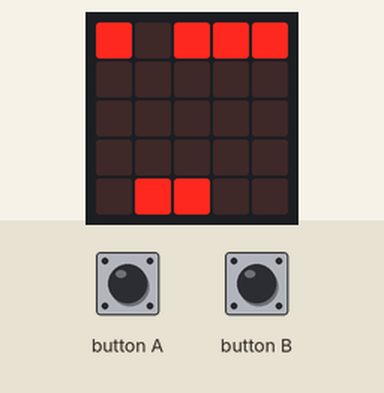
This program was run on a simulated BBC micro:bit (MakeCode). Parts: the board's 5×5 LED display. Inputs (shaded band) come from the test bench. Random numbers come from a fixed seed; the run ends where the board's game-over animation would start. At 4.5 s the program stops and its outputs stay as they are.

Above: at 1.2 s.
1.3 s: button A pressed for 0.15 s
At 1.6 s:
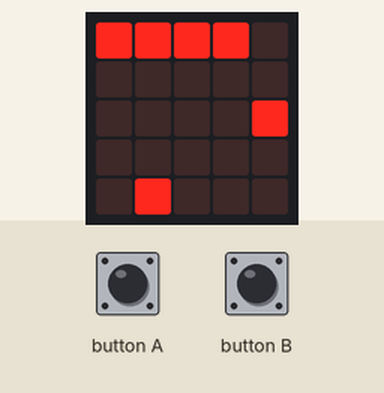
2.0 s: button B pressed for 0.15 s
At 3.7 s:
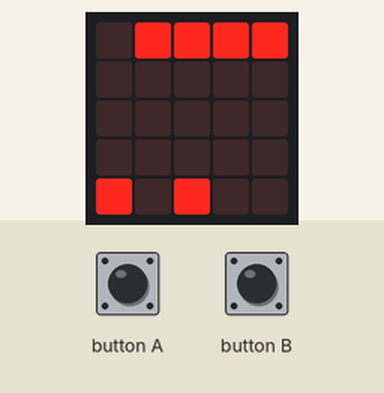
At 5.3 s:
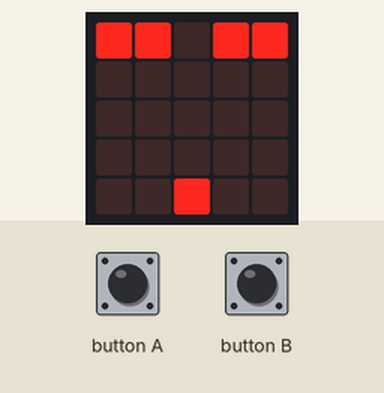
Timing chart, 0 to 6.0 s (numbered marks = the images above; inputs shaded):
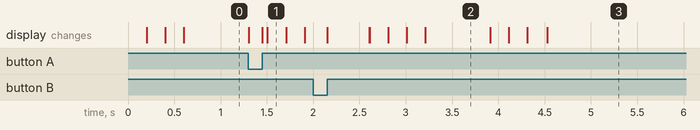

Measured:
- what the display in image 2 shows lasts 0.7 s, from 3.2 s to 3.9 s

The program:

game.py
```python
player = game.create_sprite(2, 4)
obst1 = game.create_sprite(0, 0)
obst2 = game.create_sprite(1, 0)
obst3 = game.create_sprite(2, 0)
obst4 = game.create_sprite(3, 0)
obst5 = game.create_sprite(4, 0)

obst1.turn_right(90)
obst2.turn_right(90)
obst3.turn_right(90)
obst4.turn_right(90)
obst5.turn_right(90)

fallWaitTime = 200

def on_button_pressed_a():
    player.move(-1)
input.on_button_pressed(Button.A, on_button_pressed_a)

def on_button_pressed_b():
    player.move(1)
input.on_button_pressed(Button.B, on_button_pressed_b)

def onEvery_interval():
    obstGen = randint(1, 5)
    if(obstGen == 1):
        obst1.move(1)
        basic.pause(fallWaitTime)
        obst1.move(1)
        basic.pause(fallWaitTime)
        obst1.move(1)
        basic.pause(fallWaitTime)
        obst1.move(1)
        basic.pause(fallWaitTime)
        basic.pause(500)
        obst1.turn_right(180)
        obst1.move(4)
        obst1.turn_right(180)
    elif(obstGen == 2):
        obst2.move(1)
        basic.pause(fallWaitTime)
        obst2.move(1)
        basic.pause(fallWaitTime)
        obst2.move(1)
        basic.pause(fallWaitTime)
        obst2.move(1)
        basic.pause(fallWaitTime)
        basic.pause(500)
        obst2.turn_right(180)
        obst2.move(4)
        obst2.turn_right(180)
    elif(obstGen == 3):
        obst3.move(1)
        basic.pause(fallWaitTime)
        obst3.move(1)
        basic.pause(fallWaitTime)
        obst3.move(1)
        basic.pause(fallWaitTime)
        obst3.move(1)
        basic.pause(fallWaitTime)
        basic.pause(500)
        obst3.turn_right(180)
        obst3.move(4)
        obst3.turn_right(180)
    elif(obstGen == 4):
        obst4.move(1)
        basic.pause(fallWaitTime)
        obst4.move(1)
        basic.pause(fallWaitTime)
        obst4.move(1)
        basic.pause(fallWaitTime)
        obst4.move(1)
        basic.pause(fallWaitTime)
        basic.pause(500)
        obst4.turn_right(180)
        obst4.move(4)
        obst4.turn_right(180)
    elif(obstGen == 5):
        obst5.move(1)
        basic.pause(fallWaitTime)
        obst5.move(1)
        basic.pause(fallWaitTime)
        obst5.move(1)
        basic.pause(fallWaitTime)
        obst5.move(1)
        basic.pause(fallWaitTime)
        basic.pause(500)
        obst5.turn_right(180)
        obst5.move(4)
        obst5.turn_right(180)

loops.every_interval(500, onEvery_interval)

def on_forever():
    if player.is_touching(obst1) or player.is_touching(obst2) or player.is_touching(obst3) or player.is_touching(obst4) or player.is_touching(obst5):
        game.game_over()
forever(on_forever)
```
